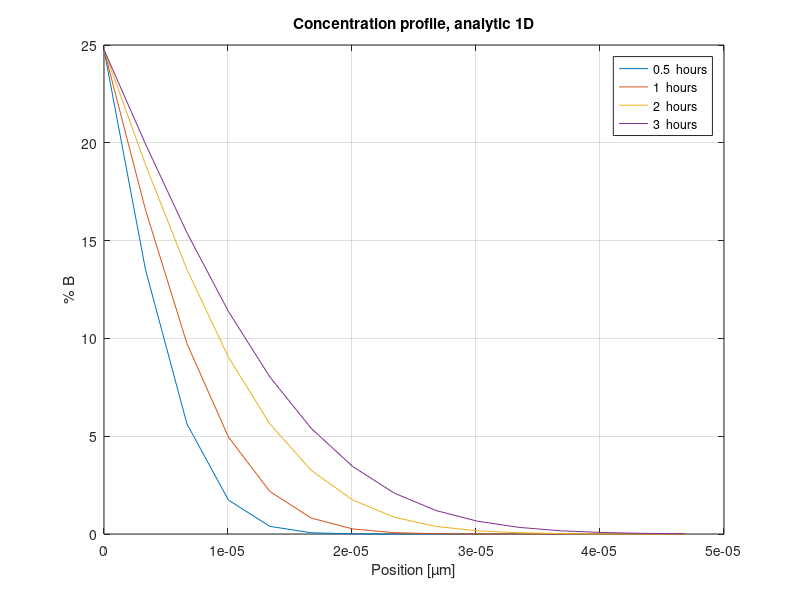
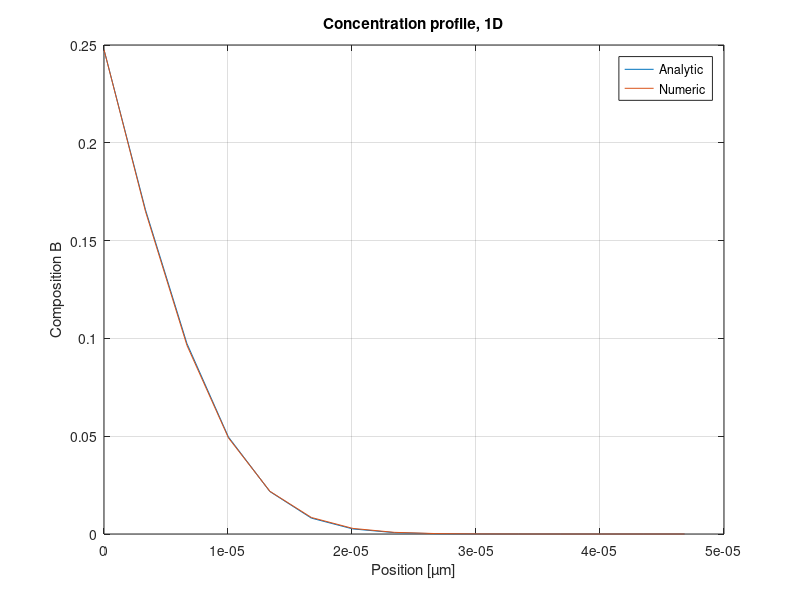
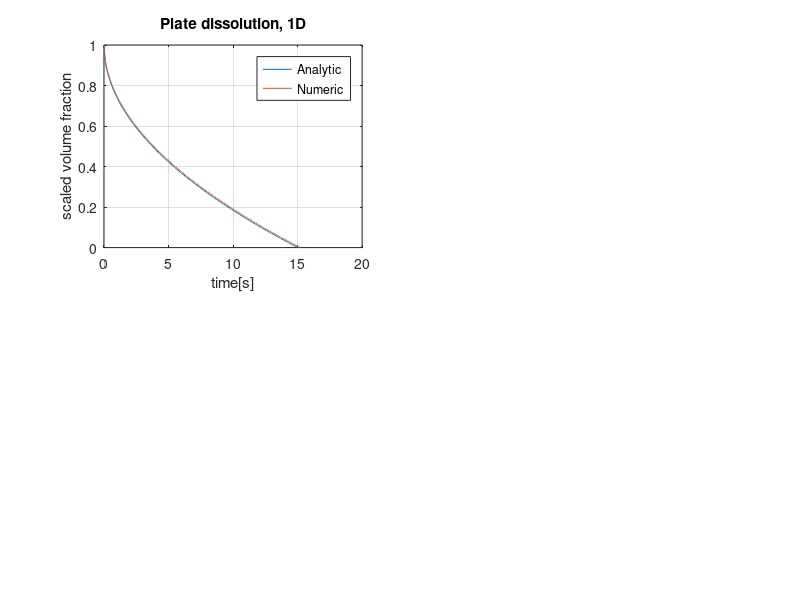

Reproduce these figures in MATLAB, in order.
clear all
close all
clc

%-------------Constants------------------
c.D0 = 3.46*10^-5; % [m^2/s]
c.Q = 123800; %[J/mol]
c.R=8.3145; %[J/K*mol]
c.Cstar=2.17*10^3; %[wt%]
c.dH_0=50800; % [J/mol]
c.B0=0.001*10^-6; %[m]
%----------------------------------------

%-------------Variables------------------
v.T_iso=400+273; %[K]
v.C_p=100;
v.C_0=0;
%----------------------------------------

%Diffusion
D_eq = @(T) c.D0*exp(-c.Q/(c.R*T));  % [mm^2/s]
D_T=D_eq(v.T_iso);

%Ci
Ci_eq = @(T) c.Cstar*exp(-c.dH_0/(c.R*T));
C_i=Ci_eq(v.T_iso);

t=[0.5,1,2,3]*60*60; %hours

x=logspace(log(c.B0),-5); 

xgrid=300;
xend=10^-3;
x=linspace(c.B0,xend,xgrid); 
dt=100; %time step
dx=x(2)-x(1); %distance step


%Analytic solution
C_an_eq = @(x,t) C_i-(C_i - v.C_0).*erf((x-c.B0)./(2*sqrt(D_T*t)));
for i=1:length(t)
    C_an(:,i)= C_an_eq(x,t(i));
end
figure
plot(x(1:15),C_an(1:15,:)*100)
grid
title('Concentration profile, analytic 1D')
xlabel('Position [µm]')
ylabel('% B')
leg = strtrim(cellstr(num2str((t./(60^2))'))');
legend(strcat(leg,'  hours'))

%iii)a)----------------------------

%Initial values


t=0;

%Boundary conditions (NEEDS TO BE CONFIRMED!)
C_num(1:length(x),1)=v.C_0;
C_num(1,1)=C_i;
%


%Stability
r=(D_T*dt)/(dx^2);
while r>0.5
    r=(D_T*dt)/(dx^2);
    dt=dt/2;
end

j=1;
while t<1*60*60 %hours
    C_num(1,j+1)=C_i; %boundary cond.
    for i=2:length(x)-1
        C_num(i,j+1)=C_num(i,j) + r*(C_num(i+1,j)-2*C_num(i,j)+C_num(i-1,j));
    end
    if i==length(x)-1
        C_num(i+1,j+1)=v.C_0; %boundary cond.
    end
j=j+1;
t=t+dt;
end


figure

plot(x(1:15),C_an(1:15,2))
hold on
plot(x(1:15),C_num(1:15,j-1))
grid
legend('Analytic','Numeric')
title('Concentration profile, 1D')
xlabel('Position [µm]')
ylabel('Composition B')
leg = strtrim(cellstr(num2str((t./(60^2))'))');



%Isothermal annealing, analytical solution iii)b)--------------------


k_eq = @(C_i) 2*(C_i-v.C_0)/(v.C_p-v.C_0);

k=k_eq(C_i);

B_eq = @(k,t) c.B0 - (k/sqrt(pi))*sqrt(D_T*t);
B_norm(1)=1;
i=1;
t(1)=0;
dt=0.1;
while B_norm>0
B_norm(i)= B_eq(k,t(i))/c.B0;
t(i+1)=t(i)+dt;
i=i+1;
end

figure
subplot(2,2,1)
plot(t(1:length(t)-1),B_norm)
axis([0 20 0 1])
title('Plate dissolution, 1D')
ylabel('scaled volume fraction')
xlabel('time[s]')
grid



%iii)c)----------------------------
clear t
dt=0.001;
B_num(1)=c.B0;
B_num_norm(1)=1;

t(1)=0;
j=1;
while B_num_norm(j)>0
t(j+1)=t(j)+dt;
%Backwards euler
    B_num(j+1)=B_num(j)-dt*(k/2)*sqrt(D_T/(pi*t(j+1)));
    B_num_norm(j+1)=B_num(j+1)/c.B0;
j=j+1;
end


hold on
plot(t,B_num_norm)
legend('Analytic','Numeric')




%Isokinetic annealing, analytic solution iii)e)----------------------

k_eq = @(C_i) 2*(C_i-v.C_0)/(v.C_p-v.C_0);

k=k_eq(C_i);

B_eq = @(k,t) c.B0 - (k/sqrt(pi))*sqrt(D_T*t);
B_normE(1)=1;
i=1;
t(1)=0;
dt=0.1;
while B_normE>0.7
B_normE(i)= B_eq(k,t(i))/c.B0;
t(i+1)=t(i)+dt;
i=i+1;
end
